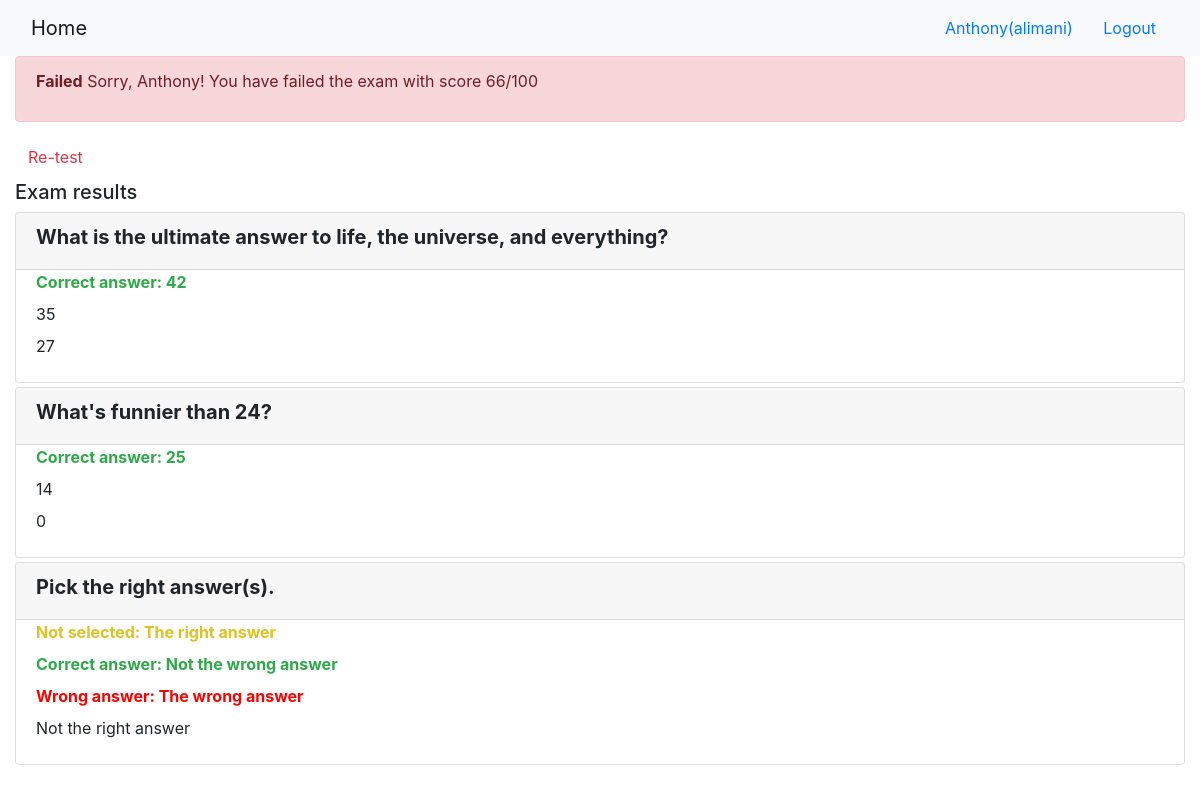
The page /onlinecourse/course/1/submission/1/result/ (signed in) on the database its author committed.
### onlinecourse/models.py (models this page shows)
class Question(models.Model):
    lesson = models.ForeignKey(Course, on_delete=models.CASCADE)
    question_text = models.TextField(max_length=1000)
    grade = models.IntegerField(default=0)
    def is_get_score(self, selected_ids):
       all_answers = self.choice_set.filter(is_correct=True).count()
       selected_correct = self.choice_set.filter(is_correct=True, id__in=selected_ids).count()
       if all_answers == selected_correct:
           return True
       else:
           return False

class Choice(models.Model):
    choice_text = models.TextField(max_length=1000)
    is_correct = models.BooleanField(default=0)
    question = models.ManyToManyField(Question)

### onlinecourse/views.py (the view)
def show_exam_result(request, course_id, submission_id):
    context = {}
    course = Course.objects.get(id = course_id)
    submit = Submission.objects.get(id = submission_id)
    selected = Submission.objects.filter(id = submission_id).values_list('choices', flat = True)
    score = 0
    questions = 0
    for question in course.question_set.all():
        if (question.is_get_score(selected)):
            score += question.grade
        questions += 1
    context['selected'] = selected
    context['grade'] = int((score/questions)*100)
    context['course'] = course
    return  render(request, 'onlinecourse/exam_result_bootstrap.html', context)

### onlinecourse/templates/onlinecourse/exam_result_bootstrap.html (shortened to what this page needs)
<!DOCTYPE html>
<html lang="en">
<head>
    {% load static %}
    <link rel="stylesheet" href="https://maxcdn.bootstrapcdn.com/bootstrap/4.5.2/css/bootstrap.min.css">
</head>
<body>
 <nav class="navbar navbar-light bg-light">
    <div class="container-fluid">
        <div class="navbar-header">
              <a class="navbar-brand" href="{% url 'onlinecourse:index' %}">Home</a>
        </div>
        <ul class="nav navbar-nav navbar-right">
            {% if user.is_authenticated %}
            <li>
                <a class="btn btn-link" href="#">{{ user.first_name }}({{ user.username }})</a>
                <a class="btn btn-link" href="{% url 'onlinecourse:logout' %}">Logout</a>
            </li>
            {% endif %}
        </ul>
    </div>
</nav>
<div class="container-fluid">
    {% if grade > 80 %}
    <div class="alert alert-success">
       <p><strong>Congratulations, {{ user.first_name }}!</strong> You have passed the exam and completed the course with score {{ grade }}/100</p>
    </div>
        {% else %}
        <div class="alert alert-danger">
            <p><strong>Failed</strong> Sorry, {{ user.first_name }}! You have failed the exam with score {{ grade }}/100</p>
        </div>
        <a class="btn btn-link text-danger" href="{% url 'onlinecourse:course_details' course.id %}">Re-test</a>
        {% endif %}
        <div class="card-columns-vertical mt-1">
        <h5 class="">Exam results</h5>
            {% for question in course.question_set.all %}
            <div class="card mt-1">
                <div class="card-header"><h5 style="font-weight:bold">{{ question.question_text}}</h5></div>
                <div class="form-group">
                    {% for choice in question.choice_set.all %}
                    <div class="form-check">
                        {% if choice.id in selected %}
                            {% if choice.is_correct == True %}
                                <label style="color:#2ea94a;font-weight:bold">Correct answer: {{choice.choice_text}}</label>
                            {% else %}
                                <label style="color:red;font-weight:bold">Wrong answer: {{choice.choice_text}}</label>
                            {% endif %}
                        {% else %}
                            {% if choice.is_correct == True %}
                                <label style="color:#DEC21F;font-weight:bold">Not selected: {{choice.choice_text}}</label>
                            {% else %}
                                <label>{{choice.choice_text}}</label>
                            {% endif %}
                        {% endif %}
                    </div>
                    {% endfor %}
                </div>
            </div>
            {% endfor %}
        </div>
    </div>
</body>
</html>

### rows shown on the page
Question: question_text "What is the ultimate answer to life, the universe, and everything?"
Choice: choice_text "42"
Choice: choice_text "35"
Choice: choice_text "27"
Question: question_text "What's funnier than 24?"
Choice: choice_text "25"
Choice: choice_text "14"
Choice: choice_text "0"
Question: question_text "Pick the right answer(s)."
Choice: choice_text "The right answer"
Choice: choice_text "Not the wrong answer"
Choice: choice_text "The wrong answer"
Choice: choice_text "Not the right answer"

### other values the page prints
{{ user.first_name }} "Anthony"
{{ user.username }} "alimani"
{{ grade }} "66"
